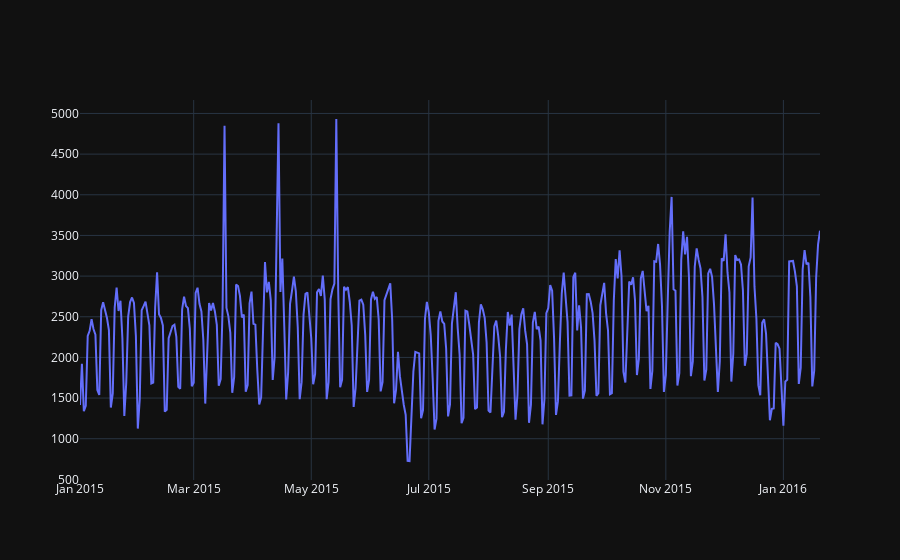

Here is the notebook cell this chart was saved with:
### Code cell
plotly_df(df.set_index("date")[["count"]])

### Figure 1 — Plotly figure (JSON) as saved in the notebook; plotly's stock layout.template omitted (floating-point values rounded to 4 significant figures; data arrays with more than 128 entries replaced by an {"elided": "..."} marker saying what was removed)
{"data": [{"mode": "lines", "name": "count", "x": {"elided": "383 str values"}, "y": {"elided": "383 int values"}, "type": "scatter"}], "layout": {"title": {"text": ""}}}
